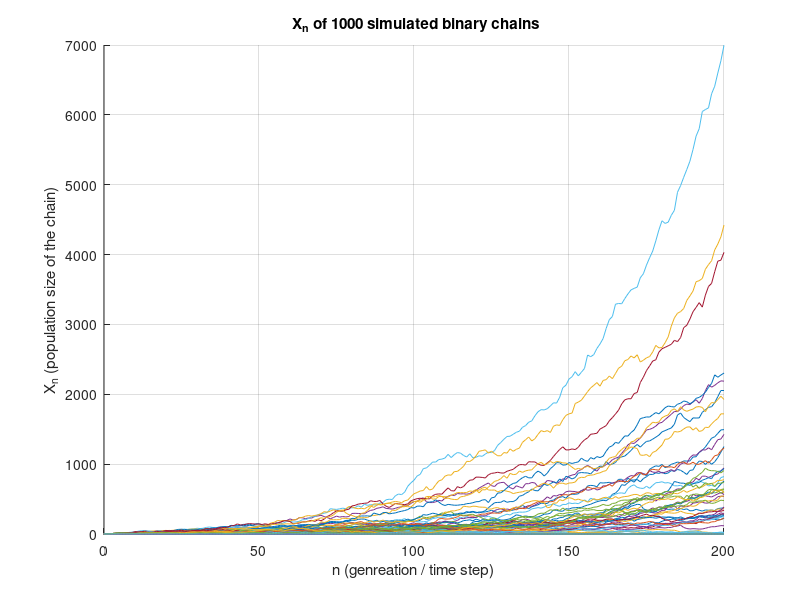

Write the MATLAB code that produced this figure.
x0 = 1;
last_check = 200;
p = 1 - 0.49;
N = 1000;
Instances_of_ext = 0;

Q = (1 - sqrt(1-4.*(0.49 - (0.49).^2)))./(2.*p); %theroetical value from part a

figure
hold on

for i = 1:N    %loop for 1000 chanins
    
    %simulating 1 chain- for 200 steps
    xn = zeros(1, last_check + 1);
    xn(1) = x0;
    
    for j = 1:last_check
        zn = binornd(xn(j), p);
        
        if zn == 0    %if for a genration no one reproduces then the chain has gon extinct as 2*0 = 0
            Instances_of_ext = Instances_of_ext + 1;
            break
        end
        
        xn(j+1) = 2 * zn;
    end

    %add to the plot
    plot(0:last_check, xn)
end

hold off
xlabel('n (genreation / time step)')
ylabel('X_n (population size of the chain)')
title(' X_n of 1000 simulated binary chains')
grid on


disp(['The number of chains that went extinct were: ' num2str(Instances_of_ext)])
disp(['The probability of extinction was: ' num2str(Instances_of_ext / N)])

disp(['When we plug in values to our algebraiclly obtained value for the probability of extinction was: ' num2str(Q)])
